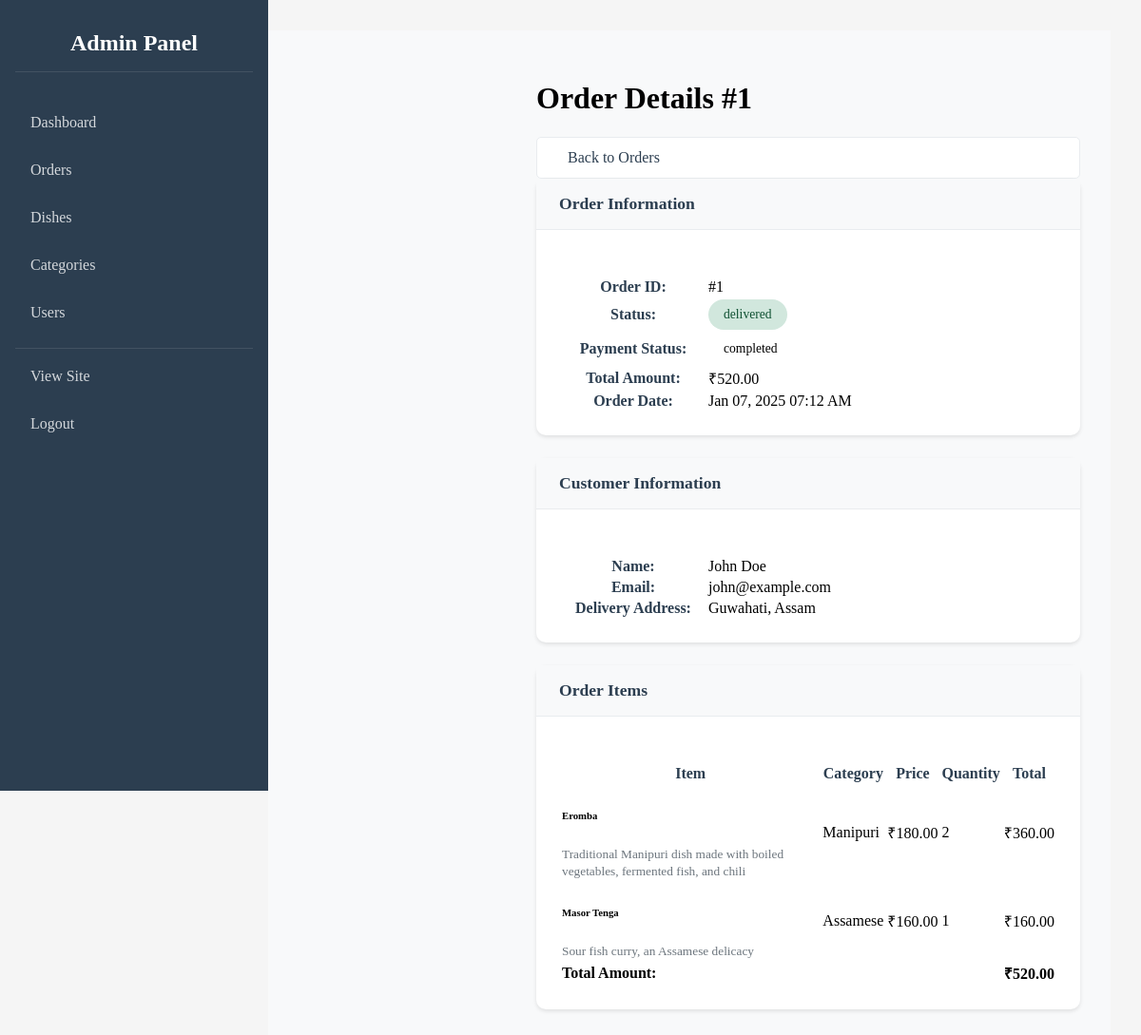
The app's page /php/views/admin/order-details.php?id=1 (signed in) with its own data.
### tables this page shows
CREATE TABLE `users` (
  `user_id` INT NOT NULL AUTO_INCREMENT,
  `email` VARCHAR(255) NOT NULL,
  `password_hash` VARCHAR(255) NOT NULL,
  `first_name` VARCHAR(50) NOT NULL,
  `last_name` VARCHAR(50) NOT NULL,
  `phone` VARCHAR(20),
  `address` TEXT NOT NULL,
  `is_admin` TINYINT(1) DEFAULT 0,
  `is_active` TINYINT(1) DEFAULT 1,
  PRIMARY KEY (`user_id`),
  UNIQUE KEY `email` (`email`)
);

CREATE TABLE `orders` (
  `order_id` INT NOT NULL AUTO_INCREMENT,
  `user_id` INT NOT NULL,
  `status` ENUM('pending','confirmed','preparing','delivered','cancelled') DEFAULT 'pending',
  `total_amount` DECIMAL(10,2) NOT NULL,
  `payment_status` ENUM('pending','paid','failed') DEFAULT 'pending',
  `delivery_address` TEXT NOT NULL,
  `created_at` TIMESTAMP DEFAULT CURRENT_TIMESTAMP,
  PRIMARY KEY (`order_id`),
  KEY `user_id` (`user_id`),
  CONSTRAINT `orders_ibfk_1` FOREIGN KEY (`user_id`) 
    REFERENCES `users` (`user_id`) ON DELETE CASCADE
);

CREATE TABLE `order_items` (
  `order_item_id` INT NOT NULL AUTO_INCREMENT,
  `order_id` INT NOT NULL,
  `dish_id` INT NOT NULL,
  `quantity` INT DEFAULT 1,
  `price_per_unit` DECIMAL(10,2) NOT NULL,
  PRIMARY KEY (`order_item_id`),
  KEY `order_id` (`order_id`),
  KEY `dish_id` (`dish_id`),
  CONSTRAINT `order_items_ibfk_1` FOREIGN KEY (`order_id`) 
    REFERENCES `orders` (`order_id`) ON DELETE CASCADE,
  CONSTRAINT `order_items_ibfk_2` FOREIGN KEY (`dish_id`) 
    REFERENCES `dishes` (`dish_id`) ON DELETE CASCADE
);

CREATE TABLE `dishes` (
  `dish_id` INT NOT NULL AUTO_INCREMENT,
  `name` VARCHAR(255) NOT NULL,
  `description` TEXT,
  `price` DECIMAL(10,2) NOT NULL,
  `category` ENUM('Manipuri','Assamese','NagaLand','Mizoram','Meghalaya','Tripura','Sikkim','Arunachal Pradesh') NOT NULL,
  `image_url` VARCHAR(255),
  `image_blob` MEDIUMBLOB,
  `image_type` VARCHAR(50),
  `available` TINYINT(1) DEFAULT 1,
  PRIMARY KEY (`dish_id`)
);

### php/models/User.php (called while the page is built, shortened)
<?php
class User {
    private $pdo;
    public function __construct($pdo) {
        $this->pdo = $pdo;
    }
    public function getUserById($userId) {
        try {
            $stmt = $this->pdo->prepare('SELECT * FROM users WHERE user_id = :user_id');
            $stmt->execute(['user_id' => $userId]);
            return $stmt->fetch();
        } catch (PDOException $e) {
            error_log("Error getting user: " . $e->getMessage());
            return false;
        }
    }
}

### php/models/Order.php (called while the page is built, shortened)
<?php
class Order {
    private $pdo;
    public function __construct($pdo) {
        $this->pdo = $pdo;
    }
    public function getOrderDetails($orderId) {
        try {
            $stmt = $this->pdo->prepare('
                SELECT o.*,
                       u.first_name, u.last_name, u.email,
                       COALESCE(p.method, "N/A") as payment_method,
                       COALESCE(p.status, "pending") as payment_status
                FROM orders o
                LEFT JOIN users u ON o.user_id = u.user_id
                LEFT JOIN payments p ON o.order_id = p.order_id
                WHERE o.order_id = :order_id
            ');
            $stmt->execute(['order_id' => $orderId]);
            $order = $stmt->fetch(PDO::FETCH_ASSOC);
            $stmt = $this->pdo->prepare('
                SELECT oi.*, d.name, d.description, d.category
                FROM order_items oi
                JOIN dishes d ON oi.dish_id = d.dish_id
                WHERE oi.order_id = :order_id
            ');
            $stmt->execute(['order_id' => $orderId]);
            $order['items'] = $stmt->fetchAll(PDO::FETCH_ASSOC);
            $order['first_name'] = $order['first_name'] ?? 'Guest';
            $order['last_name'] = $order['last_name'] ?? '';
            $order['email'] = $order['email'] ?? 'N/A';
            return $order;
        } catch (PDOException $e) {
            $this->lastError = $e->getMessage();
            error_log("Error getting order details: " . $e->getMessage());
            return false;
        }
    }
}

### php/views/admin/order-details.php (the view, shortened to what this page needs)
<?php
require_once __DIR__ . '/../../db.php';
require_once __DIR__ . '/../../models/Order.php';
require_once __DIR__ . '/../../models/User.php';
$user = new User($pdo);
$userData = $user->getUserById($_SESSION['user_id']);
$orderId = isset($_GET['id']) ? (int)$_GET['id'] : 0;
$order = new Order($pdo);
$orderDetails = $order->getOrderDetails($orderId);
?>
<div class="admin-container">
    <?php include 'sidebar.php'; ?>
    <main class="admin-main">
        <div class="dashboard-header">
            <h1>Order Details #<?php echo $orderId; ?></h1>
            <div class="quick-actions">
                <a href="orders.php" class="action-button">
                    <i class="fas fa-arrow-left"></i> Back to Orders
                </a>
            </div>
        </div>
        <div class="row">
            <div class="col-md-6 mb-4">
                <div class="card">
                    <div class="card-header">
                        <h5 class="card-title mb-0">Order Information</h5>
                    </div>
                    <div class="card-body">
                        <table class="table table-borderless">
                            <tr>
                                <th width="150">Order ID:</th>
                                <td>#<?php echo htmlspecialchars($orderDetails['order_id']); ?></td>
                            </tr>
                            <tr>
                                <th>Status:</th>
                                <td>
                                    <span class="status-badge status-<?php echo strtolower($orderDetails['status']); ?>">
                                        <?php echo htmlspecialchars($orderDetails['status']); ?>
                                    </span>
                                </td>
                            </tr>
                            <tr>
                                <th>Payment Status:</th>
                                <td>
                                    <span class="status-badge status-<?php echo strtolower($orderDetails['payment_status']); ?>">
                                        <?php echo htmlspecialchars($orderDetails['payment_status']); ?>
                                    </span>
                                </td>
                            </tr>
                            <tr>
                                <th>Total Amount:</th>
                                <td>₹<?php echo number_format($orderDetails['total_amount'], 2); ?></td>
                            </tr>
                            <tr>
                                <th>Order Date:</th>
                                <td><?php echo !empty($orderDetails['created_at']) ? date('M d, Y h:i A', strtotime($orderDetails['created_at'])) : 'N/A'; ?></td>
                            </tr>
                        </table>
                    </div>
                </div>
            </div>
            <div class="col-md-6 mb-4">
                <div class="card">
                    <div class="card-header">
                        <h5 class="card-title mb-0">Customer Information</h5>
                    </div>
                    <div class="card-body">
                        <table class="table table-borderless">
                            <tr>
                                <th width="150">Name:</th>
                                <td><?php
                                    $firstName = isset($orderDetails['first_name']) ? $orderDetails['first_name'] : 'Guest';
                                    $lastName = isset($orderDetails['last_name']) ? $orderDetails['last_name'] : '';
                                    echo htmlspecialchars(trim($firstName . ' ' . $lastName));
                                ?></td>
                            </tr>
                            <tr>
                                <th>Email:</th>
                                <td><?php echo htmlspecialchars(isset($orderDetails['email']) ? $orderDetails['email'] : 'N/A'); ?></td>
                            </tr>
                            <tr>
                                <th>Delivery Address:</th>
                                <td><?php echo nl2br(htmlspecialchars($orderDetails['delivery_address'] ?? 'No address provided')); ?></td>
                            </tr>
                        </table>
                    </div>
                </div>
            </div>
        </div>
        <div class="card mb-4">
            <div class="card-header">
                <h5 class="card-title mb-0">Order Items</h5>
            </div>
            <div class="card-body">
                <div class="table-responsive">
                    <table class="table">
                        <thead>
                            <tr>
                                <th>Item</th>
                                <th>Category</th>
                                <th>Price</th>
                                <th>Quantity</th>
                                <th class="text-end">Total</th>
                            </tr>
                        </thead>
                        <tbody>
                            <?php foreach ($orderDetails['items'] as $item): ?>
                                <tr>
                                    <td>
                                        <div class="d-flex align-items-center">
                                            <div>
                                                <h6 class="mb-0"><?php echo htmlspecialchars($item['name']); ?></h6>
                                                <small class="text-muted"><?php echo htmlspecialchars($item['description']); ?></small>
                                            </div>
                                        </div>
                                    </td>
                                    <td><?php echo htmlspecialchars($item['category']); ?></td>
                                    <td>₹<?php echo number_format($item['price_per_unit'], 2); ?></td>
                                    <td><?php echo $item['quantity']; ?></td>
                                    <td class="text-end">₹<?php echo number_format($item['price_per_unit'] * $item['quantity'], 2); ?></td>
                                </tr>
                            <?php endforeach; ?>
                            <tr>
                                <td colspan="4" class="text-end"><strong>Total Amount:</strong></td>
                                <td class="text-end"><strong>₹<?php echo number_format($orderDetails['total_amount'], 2); ?></strong></td>
                            </tr>
                        </tbody>
                    </table>
                </div>
            </div>
        </div>
    </main>
</div>
<?php
require_once __DIR__ . '/layout.php';
?>

### css/admin.css (style rules this page uses)
body { margin: 0; padding: 0; display: flex; min-height: 100vh; background: #f5f5f5; }
.status-badge { display: inline-block; padding: 0.25rem 0.5rem; border-radius: 4px; font-size: 0.875rem; }
.card-header { display: flex; justify-content: space-between; align-items: center; margin-bottom: 1.5rem; }

### php/views/admin/order-details.php (style rules this page uses)
.admin-container { display: flex; min-height: 100vh; background-color: #f8f9fa; }
.admin-main { flex: 1; padding: 2rem; margin-left: 250px; width: calc(100% - 250px); }
.card { background: #fff; border-radius: 10px; box-shadow: 0 2px 4px rgba(0,0,0,0.1); margin-bottom: 1.5rem; }
.card-header { background-color: #f8f9fa; border-bottom: 1px solid #e9ecef; padding: 1rem 1.5rem; }
.card-title { color: #2c3e50; font-size: 1.1rem; font-weight: 600; margin: 0; }
.card-body { padding: 1.5rem; }
.table { margin-bottom: 0; }
.table th { font-weight: 600; color: #2c3e50; }
.table td { vertical-align: middle; }
.status-badge { padding: 0.5rem 1rem; border-radius: 50px; font-size: 0.85rem; font-weight: 500; white-space: nowrap; display: inline-block; }
.status-delivered { background-color: #d1e7dd; color: #0f5132; }
.text-muted { color: #6c757d; }
.action-button { padding: 0.75rem 1.5rem; border-radius: 5px; background-color: #fff; color: #2c3e50; border: 1px solid #e9ecef; cursor: pointer; transition: all 0.3s ease; text-decoration: none; display: flex; align-items: center; gap: 0.5rem; }

### records on screen
users: is_admin "1"
orders: order_id "1", status "delivered", total_amount "520.00", created_at "Jan 07, 2025 07:12 AM", user.last_name "John Doe", user.email "john@example.com", delivery_address "Guwahati, Assam"
order_items: dish.name "Eromba", dish.description "Traditional Manipuri dish made with boiled vegetables, fermented fish, and chili", dish.category "Manipuri", price_per_unit "180.00", quantity "2", $item['price_per_unit'] * $item['quantity'] "360.00"
order_items: dish.name "Masor Tenga", dish.description "Sour fish curry, an Assamese delicacy", dish.category "Assamese", price_per_unit "160.00", quantity "1", $item['price_per_unit']*$item['quantity'] "160.00"

### other values on screen
$orderDetails['payment_status'] "completed"
